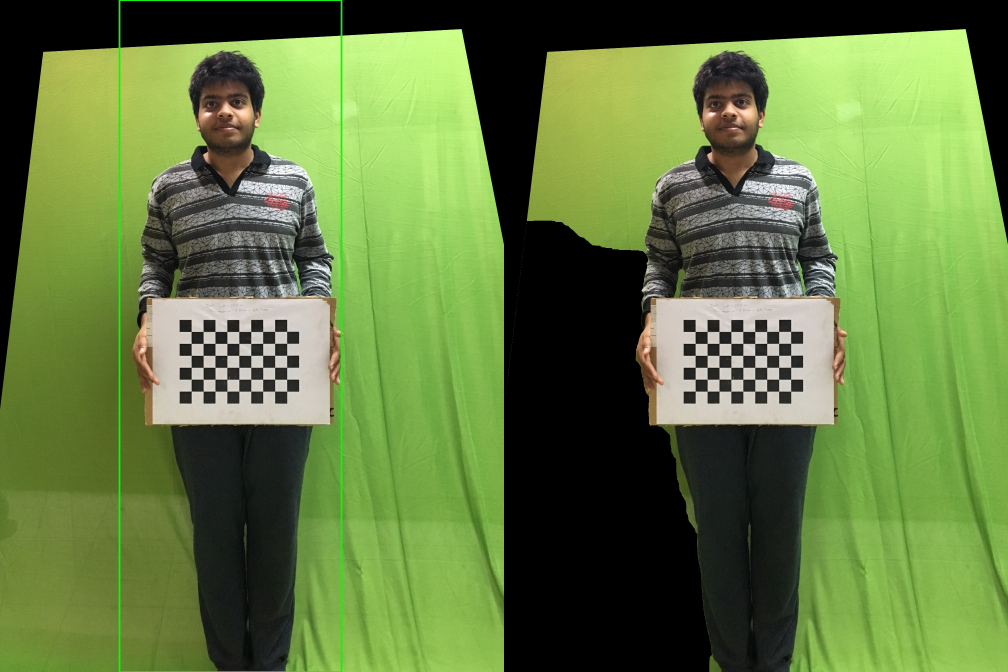
#> input picture Body-Measurement-using-Computer-Vision-master/TexFiles/0.jpg, 3024 x 2016 px (shown at 1/3 size)
$ python code2.py --image1 ../TexFiles/0.jpg --image2 ../TexFiles/affine_correction.jpg --image3 ../TexFiles/affine_correction.jpg --affine_mode ../TexFiles/affine_correction.jpg
#> lines starting #> are read from the running program, lines starting #| are printed output that depends on the picture
#> in main, image is the input picture: shape (2016, 3024, 3); mean B, G, R 64.3, 122.7, 98.6
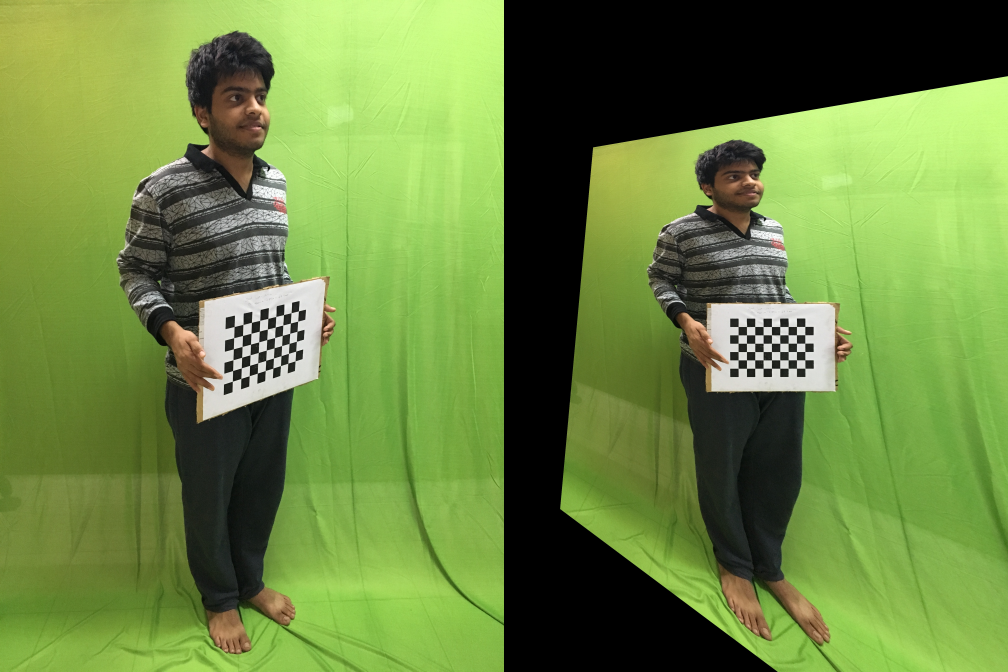
#> input picture Body-Measurement-using-Computer-Vision-master/TexFiles/affine_correction.jpg, 6048 x 4032 px (shown at 1/6 size)
#> in main, arm_spread_image is the input picture: shape (4032, 6048, 3); mean B, G, R 64.9, 133.7, 106.9
### Body-Measurement-using-Computer-Vision-master/src/segment.py
import cv2
import numpy as np
import argparse
import time
import sys
def segment_ycrcb(orig, params, tola, tolb):
    ycrcb_im = cv2.cvtColor(orig, cv2.COLOR_BGR2YCR_CB)
    Cb_key, Cr_key = params
    blue = ycrcb_im[:, :, 2]
    red = ycrcb_im[:, :, 1]

    diffbsq = (blue - Cb_key)**2
    diffrsq = (red - Cr_key)**2
    dist = np.sqrt(diffbsq + diffrsq).astype(np.float32)

    mask = ((dist - tola) / (tolb - tola)).astype(np.float32)
    mask[dist < tola] = 0.0
    mask[dist > tolb] = 1.0
    return mask


def get_region(img):
    # [5 lines of commented-out code are left out]
    r=(80,80,100,100)
    cv2.destroyAllWindows()
    return r


def get_params_ycrcb(img, region):
    ycrcb_img = cv2.cvtColor(img, cv2.COLOR_BGR2YCR_CB).astype(np.float32)
    cv2.destroyAllWindows()
    r = [int(x) for x in region]
    region = ycrcb_img[int(region[1]):int(
        region[1] + region[3]), int(region[0]):int(region[0] + region[2])]
    y_mean, Cr_mean, Cb_mean = np.mean(region, axis=(0, 1))
    y_std, Cr_std, Cb_std = np.std(region, axis=(0, 1))
    return [Cb_mean, Cr_mean]


def get_params_hls(img, region):
    hls_img = cv2.cvtColor(img, cv2.COLOR_BGR2HLS).astype(np.float32)
    r = [int(x) for x in region]
    region = hls_img[int(region[1]):int(region[1] + region[3]),
                     int(region[0]):int(region[0] + region[2])]
    h_mean, l_mean, s_mean = np.mean(region, axis=(0, 1))
    h_std, l_std, s_std = np.std(region, axis=(0, 1))
    return [h_mean, h_std, l_mean, l_std, s_mean, s_std]


# [6 lines left out: function brighten, not called in this run]


def mod_mask(mask, low, high):
    mask = mask.copy()
    mask[mask > high] = 1.0
    mask[mask < low] = 0.0
    return mask


# def get_mask(img, bg, param_ycrcb, param_hls, tola=16, tolb=50, low_thresh=0.05, high_thresh=0.25, alpha=1.0, beta=0.0, gamma=1.0, sz=5, space=200, erode_sz=3):
def get_mask(img,param_ycrcb, tola=16, tolb=50, low_thresh=0.05, high_thresh=0.25, sz=5, space=200,erode_sz=2):
    ##ENSURE THAT param_ycrcb and param_hls correspond to brigthened img

    #     brimg = brighten(img,alpha,beta,gamma)
    brimg = img

    if not (sz<=0 or space<=1):
        brimg = cv2.bilateralFilter(brimg, sz, space, space)

    mask = segment_ycrcb(brimg, param_ycrcb, tola, tolb)
    mask = mod_mask(mask, low_thresh, high_thresh)

    if not(erode_sz <= 1):
        kernel = np.ones((erode_sz,erode_sz),np.uint8)
        mask = cv2.erode(mask,kernel,iterations = 1)
    return mask
# [12 lines left out: functions get_bgra, write_alpha_img, not called in this run]
def get_key_param(img):
    key_region = get_region(img)
    ycrcb = get_params_ycrcb(img, key_region)
    hls = get_params_hls(img, key_region)
    return (ycrcb, hls)
def segmenter(img):
    # green_img_path = sys.argv[1]
    # img = cv2.imread(green_img_path)
    print ( img.shape )
    # exit(1)
    key_param = get_key_param(img)
    cv2.namedWindow('controls')
    def nothing(gyxfdd):
        pass

    cv2.createTrackbar('Keying tol low', 'controls', 23 , 100, nothing)
    cv2.createTrackbar('Keying tol high', 'controls', 50, 200, nothing)
    cv2.createTrackbar('Mask low Thresh (x100)', 'controls', 5, 100, nothing)
    cv2.createTrackbar('Mask high Thresh (x100)', 'controls', 25, 100, nothing)
    cv2.createTrackbar('Erode size', 'controls', 3, 10, nothing)
    cv2.createTrackbar('BiLat size', 'controls', 5, 100, nothing)
    cv2.createTrackbar('BiLat space', 'controls', 200, 500, nothing)
    cv2.createTrackbar('Sat mul low', 'controls', 5, 100, nothing)
    cv2.createTrackbar('Sat mul high', 'controls', 7, 100, nothing)
    cv2.createTrackbar('Light mask strength', 'controls', 20, 100, nothing)
    cv2.createTrackbar('Light mask size', 'controls', 3, 20, nothing)
    # cv2.imshow("nn",img)
    # cv2.waitKey(0)

    # while True:
    tola = cv2.getTrackbarPos('Keying tol low', 'controls')
    tolb = cv2.getTrackbarPos('Keying tol high', 'controls')
    low_thresh = cv2.getTrackbarPos('Mask low Thresh (x100)', 'controls')/100
    high_thresh = cv2.getTrackbarPos('Mask high Thresh (x100)', 'controls')/100
    erode_sz = cv2.getTrackbarPos('Erode size', 'controls')
    sz = cv2.getTrackbarPos('BiLat size', 'controls')
    space  = cv2.getTrackbarPos('BiLat space', 'controls')
    sat_mul_lo  = cv2.getTrackbarPos('Sat mul low', 'controls')
    sat_mul_hi  = cv2.getTrackbarPos('Sat mul high', 'controls')
    scale_blur  = cv2.getTrackbarPos('Light mask strength', 'controls')
    blur_size  = cv2.getTrackbarPos('Light mask size', 'controls')

    key_mask = get_mask( img, key_param[0], tola, tolb, low_thresh, high_thresh, sz, space, erode_sz)
        # cv2.imshow("image",key_mask*255)
        # cv2.waitKey(300)
    cv2.imwrite('lolu.jpg',key_mask*255)
    return key_mask*255

# [2 lines that do not run on import are left out]

### Body-Measurement-using-Computer-Vision-master/src/code2.py
import argparse
import cv2
import numpy as np
import matplotlib.pyplot as plt
import math
import sys
import segment

# initialize the list of reference points and boolean indicating
# whether cropping is being performed or not
refPt = []
r1=5 #for affine correction
r2=2 #for measurement
ref_ht=2.84
rectangle_row=9
rectangle_col=6
# square_size=int(r+1)
criteria = (cv2.TERM_CRITERIA_EPS + cv2.TERM_CRITERIA_MAX_ITER, 30, 0.001)
metre_pixel_x=0
metre_pixel_y=0
window_name1="image"
draw_radius=10

# [72 lines left out: functions squ_point, click_and_crop, get_distance, get_points, get_real_world_distance, get_waist, not called in this run]


# returns 4 points at square_size of checkboard
def chess_board_corners(image,gray,r):
    square_size=int(r+1)
    ret, corners = cv2.findChessboardCorners(image, (rectangle_row,rectangle_col),None)
    # corners2 = cv2.cornerSubPix(gray,corners,(11,11),(-1,-1),criteria)
    # Uncomment for old opencv version

    cv2.cornerSubPix(gray,corners,(11,11),(-1,-1),criteria)
    # New version does inplace
    corners2=corners
    coordinates=[]
    coordinates.append((corners2[0,0,0],corners2[0,0,1]))
    coordinates.append((corners2[square_size-1,0,0],corners2[square_size-1,0,1]))
    coordinates.append((corners2[rectangle_row*(square_size-1),0,0],corners2[rectangle_row*(square_size-1),0,1]))
    coordinates.append((corners2[rectangle_row*(square_size-1)+square_size-1,0,0],corners2[rectangle_row*(square_size-1)+square_size-1,0,1]))
    return coordinates
    # print ( coordinates

# receives an image and performs affine transform using chess_board_corners
# [106 lines left out: functions affine_correct_params, affine_correct, grub_cut, drawCircle, getHeadPoint, first_sharp_fall and 1 more, not called in this run]


def analyze_chessboard(image,affine_correct_flag):
#> called with affine_correct_flag = '../TexFiles/affine_correction.jpg'
    clone = image.copy()
    gray = cv2.cvtColor(image,cv2.COLOR_BGR2GRAY)
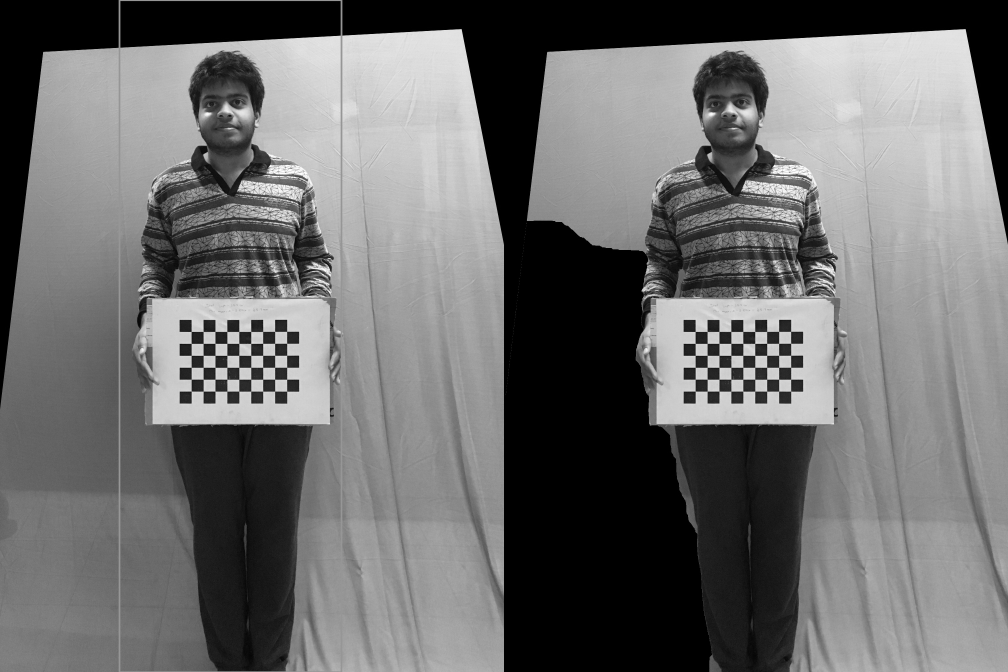
#> gray: shape (2016, 3024) (shown at 1/3 size); min 0, max 255, mean 108.9
    cv2.setMouseCallback(window_name1, click_and_crop)

    dst=np.copy(image) # created to ease affine_correct mode
    affine_correct_parameters=None
    if (affine_correct_flag=='True'):
        affine_correct_parameters=affine_correct_params(dst)

    gray2 = cv2.cvtColor(dst,cv2.COLOR_BGR2GRAY)
    temp=chess_board_corners(dst,gray2,r2)
#> in chess_board_corners, `ret, corners = cv2.findChessboardCorners(image, (rectangle_row,rectang..`: ret = True; corners = 54 rows, first 8: [574.4, 995.2], [610.3, 995.2], [646, 995.2], [681.5, 995.4], [717.5, 995.3], [753.4, 995.3], [789.1, 995.1], [825.1, 994.9]
#> in chess_board_corners, `corners2=corners`: corners2 = 54 rows, first 8: [574.4, 995.3], [610.3, 995.2], [645.8, 995.2], [681.6, 995.3], [717.6, 995.3], [753.4, 995.3], [789.1, 995.2], [825, 994.9]
#> temp = [(574.4, 995.3), (645.8, 995.2), (574.5, 1066.8), (645.9, 1066.9)]

    ret, corners = cv2.findChessboardCorners(dst, (rectangle_row,rectangle_col),None)
#> ret = True

    # corners2 = cv2.cornerSubPix(gray2,corners,(11,11),(-1,-1),criteria)
    # dst = cv2.drawChessboardCorners(dst, (9,6), corners2, ret)
    # Uncomment this for old version and comment next 2

    cv2.cornerSubPix(gray2,corners,(11,11),(-1,-1),criteria)
    cv2.drawChessboardCorners(dst, (9,6), corners, ret)

    metre_pixel_x=(r2*ref_ht)/(abs(temp[0][0]-temp[1][0]))
#> metre_pixel_x = 0.0795
    metre_pixel_y=(r2*ref_ht)/(abs(temp[0][1]-temp[2][1]))
#> metre_pixel_y = 0.0794

    coordinate=[temp[0],temp[1]]
#> coordinate = [(574.4, 995.3), (645.8, 995.2)]
    # 6X6 square co-ord
    sep=((coordinate[1][0]-coordinate[0][0])/6.0)*9.0
#> sep = 107.2

    coordinate[0]=(max(0,int(coordinate[0][0]-2*sep)),0)
    coordinate[1]=(min(dst.shape[1],int(coordinate[1][0]+3.5*sep)),dst.shape[0])
    return metre_pixel_x,metre_pixel_y,coordinate,affine_correct_parameters

def getDistance(p1,p2):
    return (p1[0]-p2[0],p1[1]-p2[1])

def pixel_to_distance(p1,mx,my):
    return math.sqrt((p1[0]*mx)**2+(p1[1]*my)**2)

# [130 lines left out: functions detect_point_and_ask_user, measure_distance, not called in this run]


def main():

    ap = argparse.ArgumentParser()
    ap.add_argument("-i1", "--image1", required=True, help="Path to the checkboard_image")
    ap.add_argument("-i2", "--image2", required=True, help="Path to the arm_spread_image")
    ap.add_argument("-i3", "--image3", required=True, help="Path to the waist_image")
    ap.add_argument("-a", "--affine_mode", required=True, help="To perform Affine Corrections")
    args = vars(ap.parse_args())

    # load the image, clone it, and setup the mouse callback function
    image = cv2.imread(args["image1"])
    arm_spread_image=cv2.imread(args["image2"])
    waist_image = cv2.imread(args["image3"])

    affine_correct_flag= (args["affine_mode"])

    metre_pixel_x,metre_pixel_y,coordinate,affine_correct_parameters=analyze_chessboard(image,affine_correct_flag)
#> metre_pixel_x = 0.0795; metre_pixel_y = 0.0794; coordinate = [(360, 0), (1020, 2016)]

    segmented_image=segment.segmenter(image)
#| (2016, 3024, 3)
#> in get_key_param, `key_region = get_region(img)`: key_region = (80, 80, 100, 100)
#> in get_params_ycrcb, `ycrcb_img = cv2.cvtColor(img, cv2.COLOR_BGR2YCR_CB).astype(np.float32)`:
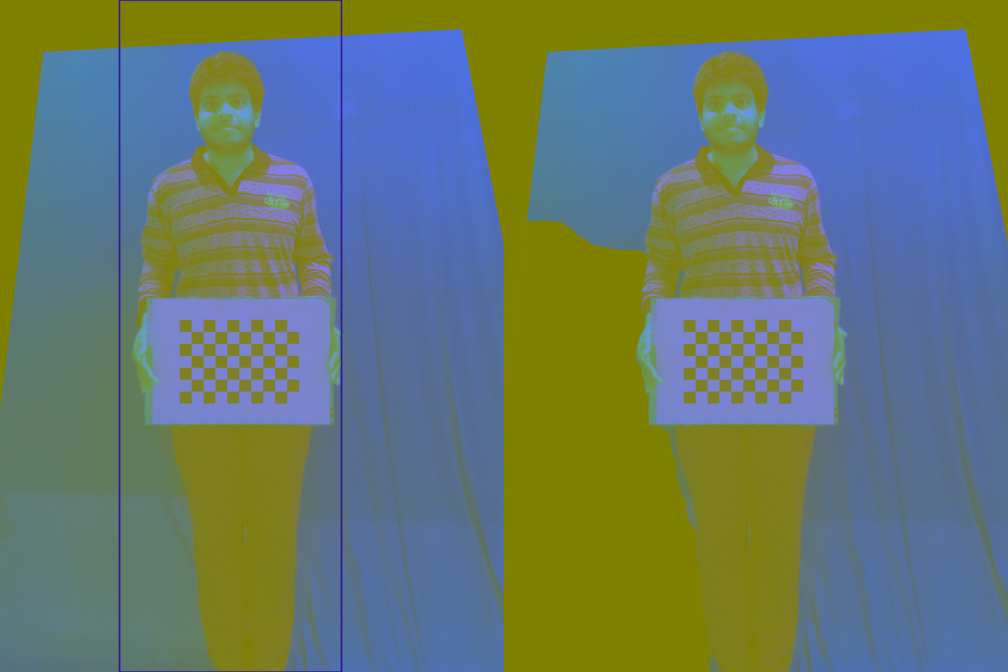
#> ycrcb_img: shape (2016, 3024, 3) float32 (shown at 1/3 size); mean B, G, R 107.8, 121.7, 103
#> in get_params_ycrcb, `r = [int(x) for x in region]`: r = [80, 80, 100, 100]
#> in get_params_ycrcb, `y_mean, Cr_mean, Cb_mean = np.mean(region, axis=(0, 1))`: y_mean = 22.61; Cr_mean = 128.3; Cb_mean = 121.6
#> in get_params_ycrcb, `y_std, Cr_std, Cb_std = np.std(region, axis=(0, 1))`: y_std = 57.36; Cr_std = 0.809; Cb_std = 16.39
#> in get_key_param, `ycrcb = get_params_ycrcb(img, key_region)`: ycrcb = [121.6, 128.3]
#> in get_params_hls, `hls_img = cv2.cvtColor(img, cv2.COLOR_BGR2HLS).astype(np.float32)`:
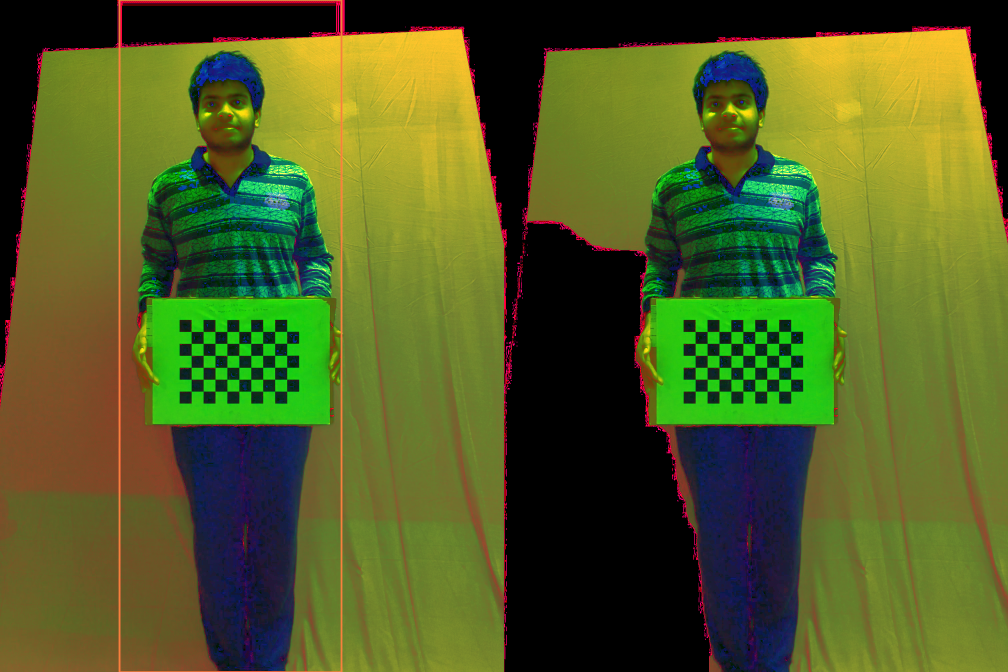
#> hls_img: shape (2016, 3024, 3) float32 (shown at 1/3 size); mean B, G, R 36, 93.7, 81.9
#> in get_params_hls, `r = [int(x) for x in region]`: r = [80, 80, 100, 100]
#> in get_params_hls, `h_mean, l_mean, s_mean = np.mean(region, axis=(0, 1))`: h_mean = 8.31; l_mean = 17.91; s_mean = 24.77
#> in get_params_hls, `h_std, l_std, s_std = np.std(region, axis=(0, 1))`: h_std = 21.81; l_std = 45.39; s_std = 59.67
#> in get_key_param, `hls = get_params_hls(img, key_region)`: hls = [8.31, 21.81, 17.91, 45.39, 24.77, 59.67]
#> in segmenter, `key_param = get_key_param(img)`: key_param = ([121.6, 128.3], [8.31, 21.81, 17.91, 45.39, 24.77, 59.67])
#> in segment_ycrcb, `ycrcb_im = cv2.cvtColor(orig, cv2.COLOR_BGR2YCR_CB)`: ycrcb_im: shape (2016, 3024, 3); mean of channels 0, 1, 2 108.8, 120.7, 102.9
#> in segment_ycrcb, `Cb_key, Cr_key = params`: Cb_key = 121.6; Cr_key = 128.3
    print ( "Segmentation Completed 1")

    segmented_arm_image=segment.segmenter(arm_spread_image)
#| (4032, 6048, 3)
#> call 2 of get_params_ycrcb, with region = (80, 80, 100, 100)
#> in get_params_ycrcb (call 2), `region = ycrcb_img[int(region[1]):int( region[1] + region[3]), int(reg..`:
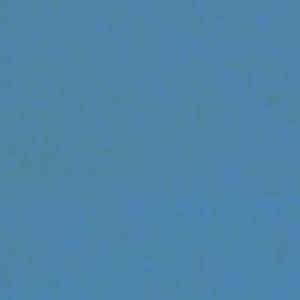
#> region: shape (100, 100, 3) float32 (shown 3 times larger); mean B, G, R 168.1, 132.5, 77.9
#> in get_params_ycrcb (call 2), `y_mean, Cr_mean, Cb_mean = np.mean(region, axis=(0, 1))`: y_mean = 168.1; Cr_mean = 132.5; Cb_mean = 77.94
#> in get_params_ycrcb (call 2), `y_std, Cr_std, Cb_std = np.std(region, axis=(0, 1))`: y_std = 4.66; Cr_std = 0.582; Cb_std = 0.979
#> call 2 of get_params_hls, with region = (80, 80, 100, 100)
#> in get_params_hls (call 2), `region = hls_img[int(region[1]):int(region[1] + region[3]), int(region..`:
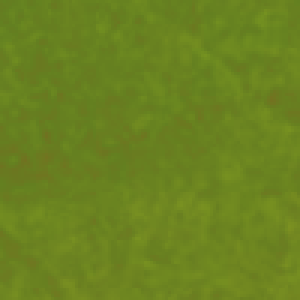
#> region: shape (100, 100, 3) float32 (shown 3 times larger); mean B, G, R 32.1, 130.7, 106.6
#> in get_params_hls (call 2), `h_mean, l_mean, s_mean = np.mean(region, axis=(0, 1))`: h_mean = 32.14; l_mean = 130.7; s_mean = 106.6
#> in get_params_hls (call 2), `h_std, l_std, s_std = np.std(region, axis=(0, 1))`: h_std = 0.399; l_std = 4.5; s_std = 3.85
#> call 2 of segment_ycrcb, with tola = 23, tolb = 50
#> in segment_ycrcb (call 2), `ycrcb_im = cv2.cvtColor(orig, cv2.COLOR_BGR2YCR_CB)`: ycrcb_im: shape (4032, 6048, 3); mean of channels 0, 1, 2 117.8, 120.2, 98.1
#> in segment_ycrcb (call 2), `Cb_key, Cr_key = params`: Cb_key = 77.94; Cr_key = 132.5
#> in segment_ycrcb (call 2), `dist = np.sqrt(diffbsq + diffrsq).astype(np.float32)`:
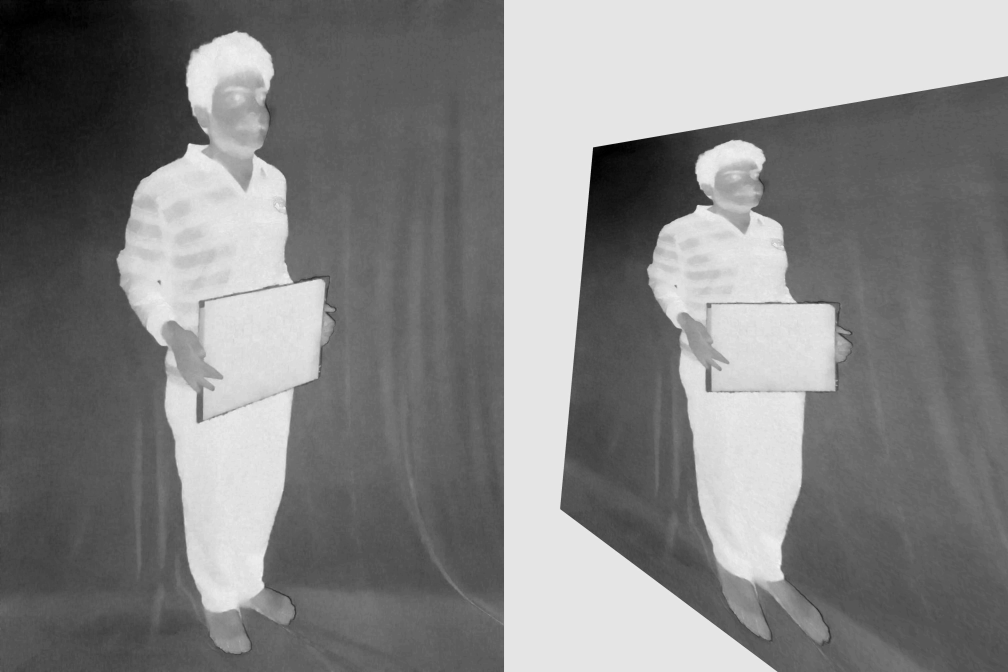
#> dist: shape (4032, 6048) float32 (shown at 1/6 size); min 0.482, max 55.89, mean 29.2; drawn with min black and max white
    print ( "Segmentation Completed 2")

    cv2.imwrite("first.jpg",segmented_image)
    cv2.imwrite("second.jpg",segmented_arm_image)


    block_cut = np.zeros(segmented_image.shape)
    block_cut[coordinate[0][1]:coordinate[1][1],coordinate[0][0]:coordinate[1][0]] = 1
    # segmented_image=segmented_image*block_cut

    if(affine_correct_flag=='True'):
        arm_spread_image=affine_correct(arm_spread_image,affine_correct_parameters)
        waist_image=affine_correct(waist_image,affine_correct_parameters)
        segmented_image=affine_correct(segmented_image,affine_correct_parameters)
        print ( "Affine Corrected")

    measure_distance(segmented_image,segmented_arm_image,arm_spread_image,waist_image,image,metre_pixel_x,metre_pixel_y)

if __name__=="__main__":
#> (the run stopped early here; a loop or call above may not have finished)
